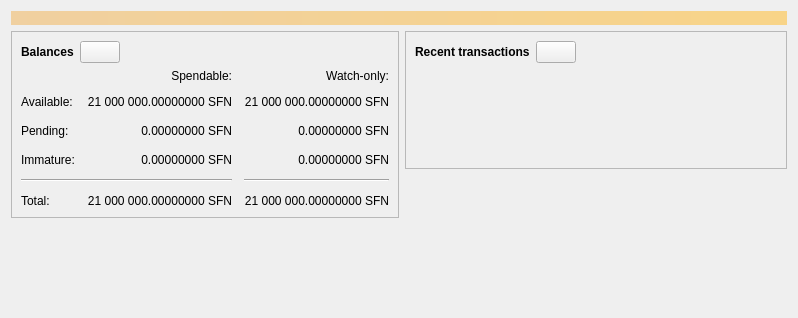
<?xml version="1.0" encoding="UTF-8"?>
<ui version="4.0">
 <class>OverviewPage</class>
 <widget class="QWidget" name="OverviewPage">
  <property name="geometry">
   <rect>
    <x>0</x>
    <y>0</y>
    <width>798</width>
    <height>318</height>
   </rect>
  </property>
  <property name="windowTitle">
   <string>Form</string>
  </property>
  <layout class="QVBoxLayout" name="topLayout">
   <item>
    <widget class="QLabel" name="labelAlerts">
     <property name="visible">
      <bool>false</bool>
     </property>
     <property name="styleSheet">
      <string notr="true">QLabel { background-color: qlineargradient(x1: 0, y1: 0, x2: 1, y2: 0, stop:0 #F0D0A0, stop:1 #F8D488); color:#000000; }</string>
     </property>
     <property name="wordWrap">
      <bool>true</bool>
     </property>
     <property name="margin">
      <number>3</number>
     </property>
     <property name="textInteractionFlags">
      <set>Qt::TextSelectableByMouse</set>
     </property>
    </widget>
   </item>
   <item>
    <layout class="QHBoxLayout" name="horizontalLayout" stretch="1,1">
     <item>
      <layout class="QVBoxLayout" name="verticalLayout_2">
       <item>
        <widget class="QFrame" name="frame">
         <property name="frameShape">
          <enum>QFrame::StyledPanel</enum>
         </property>
         <property name="frameShadow">
          <enum>QFrame::Raised</enum>
         </property>
         <layout class="QVBoxLayout" name="verticalLayout_4">
          <item>
           <layout class="QHBoxLayout" name="horizontalLayout_4">
            <item>
             <widget class="QLabel" name="label_5">
              <property name="font">
               <font>
                <weight>75</weight>
                <bold>true</bold>
               </font>
              </property>
              <property name="text">
               <string>Balances</string>
              </property>
             </widget>
            </item>
            <item>
             <widget class="QPushButton" name="labelWalletStatus">
              <property name="enabled">
               <bool>true</bool>
              </property>
              <property name="maximumSize">
               <size>
                <width>45</width>
                <height>16777215</height>
               </size>
              </property>
              <property name="toolTip">
               <string>The displayed information may be out of date. Your wallet automatically synchronizes with the Softnote network after a connection is established, but this process has not completed yet.</string>
              </property>
              <property name="text">
               <string/>
              </property>
              <property name="icon">
               <iconset resource="../softnote.qrc">
                <normaloff>:/icons/warning</normaloff>
                <disabledoff>:/icons/warning</disabledoff>:/icons/warning</iconset>
              </property>
              <property name="iconSize">
               <size>
                <width>24</width>
                <height>24</height>
               </size>
              </property>
             </widget>
            </item>
            <item>
             <spacer name="horizontalSpacer_3">
              <property name="orientation">
               <enum>Qt::Horizontal</enum>
              </property>
              <property name="sizeHint" stdset="0">
               <size>
                <width>40</width>
                <height>20</height>
               </size>
              </property>
             </spacer>
            </item>
           </layout>
          </item>
          <item>
           <layout class="QGridLayout" name="gridLayout">
            <property name="spacing">
             <number>12</number>
            </property>
            <item row="2" column="2">
             <widget class="QLabel" name="labelWatchPending">
              <property name="cursor">
               <cursorShape>IBeamCursor</cursorShape>
              </property>
              <property name="toolTip">
               <string>Unconfirmed transactions to watch-only addresses</string>
              </property>
              <property name="text">
               <string notr="true">0.00000000 SFN</string>
              </property>
              <property name="alignment">
               <set>Qt::AlignRight|Qt::AlignTrailing|Qt::AlignVCenter</set>
              </property>
              <property name="textInteractionFlags">
               <set>Qt::LinksAccessibleByMouse|Qt::TextSelectableByKeyboard|Qt::TextSelectableByMouse</set>
              </property>
             </widget>
            </item>
            <item row="2" column="1">
             <widget class="QLabel" name="labelUnconfirmed">
              <property name="cursor">
               <cursorShape>IBeamCursor</cursorShape>
              </property>
              <property name="toolTip">
               <string>Total of transactions that have yet to be confirmed, and do not yet count toward the spendable balance</string>
              </property>
              <property name="text">
               <string notr="true">0.00000000 SFN</string>
              </property>
              <property name="alignment">
               <set>Qt::AlignRight|Qt::AlignTrailing|Qt::AlignVCenter</set>
              </property>
              <property name="textInteractionFlags">
               <set>Qt::LinksAccessibleByMouse|Qt::TextSelectableByKeyboard|Qt::TextSelectableByMouse</set>
              </property>
             </widget>
            </item>
            <item row="3" column="2">
             <widget class="QLabel" name="labelWatchImmature">
              <property name="cursor">
               <cursorShape>IBeamCursor</cursorShape>
              </property>
              <property name="toolTip">
               <string>Mined balance in watch-only addresses that has not yet matured</string>
              </property>
              <property name="text">
               <string notr="true">0.00000000 SFN</string>
              </property>
              <property name="alignment">
               <set>Qt::AlignRight|Qt::AlignTrailing|Qt::AlignVCenter</set>
              </property>
              <property name="textInteractionFlags">
               <set>Qt::LinksAccessibleByMouse|Qt::TextSelectableByKeyboard|Qt::TextSelectableByMouse</set>
              </property>
             </widget>
            </item>
            <item row="4" column="0" colspan="2">
             <widget class="Line" name="line">
              <property name="orientation">
               <enum>Qt::Horizontal</enum>
              </property>
             </widget>
            </item>
            <item row="4" column="2">
             <widget class="Line" name="lineWatchBalance">
              <property name="sizePolicy">
               <sizepolicy hsizetype="Preferred" vsizetype="Fixed">
                <horstretch>0</horstretch>
                <verstretch>0</verstretch>
               </sizepolicy>
              </property>
              <property name="minimumSize">
               <size>
                <width>140</width>
                <height>0</height>
               </size>
              </property>
              <property name="orientation">
               <enum>Qt::Horizontal</enum>
              </property>
             </widget>
            </item>
            <item row="5" column="0">
             <widget class="QLabel" name="labelTotalText">
              <property name="text">
               <string>Total:</string>
              </property>
             </widget>
            </item>
            <item row="3" column="1">
             <widget class="QLabel" name="labelImmature">
              <property name="cursor">
               <cursorShape>IBeamCursor</cursorShape>
              </property>
              <property name="toolTip">
               <string>Mined balance that has not yet matured</string>
              </property>
              <property name="text">
               <string notr="true">0.00000000 SFN</string>
              </property>
              <property name="alignment">
               <set>Qt::AlignRight|Qt::AlignTrailing|Qt::AlignVCenter</set>
              </property>
              <property name="textInteractionFlags">
               <set>Qt::LinksAccessibleByMouse|Qt::TextSelectableByKeyboard|Qt::TextSelectableByMouse</set>
              </property>
             </widget>
            </item>
            <item row="2" column="3">
             <spacer name="horizontalSpacer_2">
              <property name="orientation">
               <enum>Qt::Horizontal</enum>
              </property>
              <property name="sizeHint" stdset="0">
               <size>
                <width>40</width>
                <height>20</height>
               </size>
              </property>
             </spacer>
            </item>
            <item row="3" column="0">
             <widget class="QLabel" name="labelImmatureText">
              <property name="text">
               <string>Immature:</string>
              </property>
             </widget>
            </item>
            <item row="5" column="1">
             <widget class="QLabel" name="labelTotal">
              <property name="cursor">
               <cursorShape>IBeamCursor</cursorShape>
              </property>
              <property name="toolTip">
               <string>Your current total balance</string>
              </property>
              <property name="text">
               <string notr="true">21 000 000.00000000 SFN</string>
              </property>
              <property name="alignment">
               <set>Qt::AlignRight|Qt::AlignTrailing|Qt::AlignVCenter</set>
              </property>
              <property name="textInteractionFlags">
               <set>Qt::LinksAccessibleByMouse|Qt::TextSelectableByKeyboard|Qt::TextSelectableByMouse</set>
              </property>
             </widget>
            </item>
            <item row="5" column="2">
             <widget class="QLabel" name="labelWatchTotal">
              <property name="cursor">
               <cursorShape>IBeamCursor</cursorShape>
              </property>
              <property name="toolTip">
               <string>Current total balance in watch-only addresses</string>
              </property>
              <property name="text">
               <string notr="true">21 000 000.00000000 SFN</string>
              </property>
              <property name="alignment">
               <set>Qt::AlignRight|Qt::AlignTrailing|Qt::AlignVCenter</set>
              </property>
              <property name="textInteractionFlags">
               <set>Qt::LinksAccessibleByMouse|Qt::TextSelectableByKeyboard|Qt::TextSelectableByMouse</set>
              </property>
             </widget>
            </item>
            <item row="0" column="2">
             <widget class="QLabel" name="labelWatchonly">
              <property name="text">
               <string>Watch-only:</string>
              </property>
              <property name="alignment">
               <set>Qt::AlignRight|Qt::AlignTrailing|Qt::AlignVCenter</set>
              </property>
             </widget>
            </item>
            <item row="1" column="0">
             <widget class="QLabel" name="labelBalanceText">
              <property name="text">
               <string>Available:</string>
              </property>
             </widget>
            </item>
            <item row="1" column="1">
             <widget class="QLabel" name="labelBalance">
              <property name="cursor">
               <cursorShape>IBeamCursor</cursorShape>
              </property>
              <property name="toolTip">
               <string>Your current spendable balance</string>
              </property>
              <property name="text">
               <string notr="true">21 000 000.00000000 SFN</string>
              </property>
              <property name="alignment">
               <set>Qt::AlignRight|Qt::AlignTrailing|Qt::AlignVCenter</set>
              </property>
              <property name="textInteractionFlags">
               <set>Qt::LinksAccessibleByMouse|Qt::TextSelectableByKeyboard|Qt::TextSelectableByMouse</set>
              </property>
             </widget>
            </item>
            <item row="1" column="2">
             <widget class="QLabel" name="labelWatchAvailable">
              <property name="cursor">
               <cursorShape>IBeamCursor</cursorShape>
              </property>
              <property name="toolTip">
               <string>Your current balance in watch-only addresses</string>
              </property>
              <property name="text">
               <string notr="true">21 000 000.00000000 SFN</string>
              </property>
              <property name="alignment">
               <set>Qt::AlignRight|Qt::AlignTrailing|Qt::AlignVCenter</set>
              </property>
              <property name="textInteractionFlags">
               <set>Qt::LinksAccessibleByMouse|Qt::TextSelectableByKeyboard|Qt::TextSelectableByMouse</set>
              </property>
             </widget>
            </item>
            <item row="2" column="0">
             <widget class="QLabel" name="labelPendingText">
              <property name="text">
               <string>Pending:</string>
              </property>
             </widget>
            </item>
            <item row="0" column="1">
             <widget class="QLabel" name="labelSpendable">
              <property name="text">
               <string>Spendable:</string>
              </property>
              <property name="alignment">
               <set>Qt::AlignRight|Qt::AlignTrailing|Qt::AlignVCenter</set>
              </property>
             </widget>
            </item>
           </layout>
          </item>
         </layout>
        </widget>
       </item>
       <item>
        <spacer name="verticalSpacer">
         <property name="orientation">
          <enum>Qt::Vertical</enum>
         </property>
         <property name="sizeHint" stdset="0">
          <size>
           <width>20</width>
           <height>40</height>
          </size>
         </property>
        </spacer>
       </item>
      </layout>
     </item>
     <item>
      <layout class="QVBoxLayout" name="verticalLayout_3">
       <item>
        <widget class="QFrame" name="frame_2">
         <property name="frameShape">
          <enum>QFrame::StyledPanel</enum>
         </property>
         <property name="frameShadow">
          <enum>QFrame::Raised</enum>
         </property>
         <layout class="QVBoxLayout" name="verticalLayout">
          <item>
           <layout class="QHBoxLayout" name="horizontalLayout_2">
            <item>
             <widget class="QLabel" name="label_4">
              <property name="font">
               <font>
                <weight>75</weight>
                <bold>true</bold>
               </font>
              </property>
              <property name="text">
               <string>Recent transactions</string>
              </property>
             </widget>
            </item>
            <item>
             <widget class="QPushButton" name="labelTransactionsStatus">
              <property name="enabled">
               <bool>true</bool>
              </property>
              <property name="maximumSize">
               <size>
                <width>45</width>
                <height>16777215</height>
               </size>
              </property>
              <property name="toolTip">
               <string>The displayed information may be out of date. Your wallet automatically synchronizes with the Softnote network after a connection is established, but this process has not completed yet.</string>
              </property>
              <property name="text">
               <string/>
              </property>
              <property name="icon">
               <iconset resource="../softnote.qrc">
                <normaloff>:/icons/warning</normaloff>
                <disabledoff>:/icons/warning</disabledoff>:/icons/warning</iconset>
              </property>
              <property name="iconSize">
               <size>
                <width>24</width>
                <height>24</height>
               </size>
              </property>
             </widget>
            </item>
            <item>
             <spacer name="horizontalSpacer">
              <property name="orientation">
               <enum>Qt::Horizontal</enum>
              </property>
              <property name="sizeHint" stdset="0">
               <size>
                <width>40</width>
                <height>20</height>
               </size>
              </property>
             </spacer>
            </item>
           </layout>
          </item>
          <item>
           <widget class="TransactionOverviewWidget" name="listTransactions">
            <property name="styleSheet">
             <string notr="true">QListView { background: transparent; }</string>
            </property>
            <property name="frameShape">
             <enum>QFrame::NoFrame</enum>
            </property>
            <property name="verticalScrollBarPolicy">
             <enum>Qt::ScrollBarAlwaysOff</enum>
            </property>
            <property name="horizontalScrollBarPolicy">
             <enum>Qt::ScrollBarAlwaysOff</enum>
            </property>
            <property name="sizeAdjustPolicy">
             <enum>QAbstractScrollArea::AdjustToContents</enum>
            </property>
            <property name="selectionMode">
             <enum>QAbstractItemView::NoSelection</enum>
            </property>
            <property name="uniformItemSizes">
             <bool>true</bool>
            </property>
           </widget>
          </item>
         </layout>
        </widget>
       </item>
       <item>
        <spacer name="verticalSpacer_2">
         <property name="orientation">
          <enum>Qt::Vertical</enum>
         </property>
         <property name="sizeHint" stdset="0">
          <size>
           <width>20</width>
           <height>40</height>
          </size>
         </property>
        </spacer>
       </item>
      </layout>
     </item>
    </layout>
   </item>
  </layout>
 </widget>
 <customwidgets>
  <customwidget>
   <class>TransactionOverviewWidget</class>
   <extends>QListView</extends>
   <header>qt/transactionoverviewwidget.h</header>
  </customwidget>
 </customwidgets>
 <resources/>
 <connections/>
</ui>
